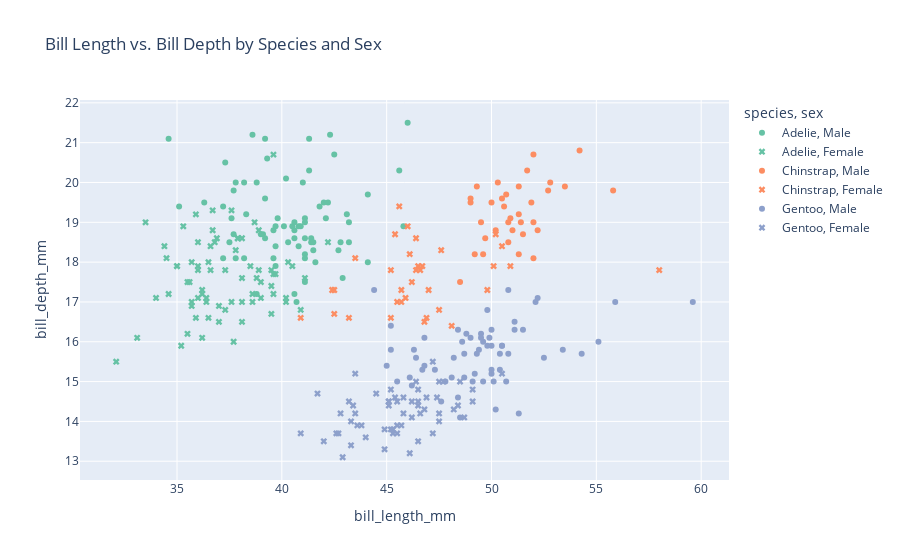

The notebook cell saved with this chart:
### Code cell
import plotly.express as px
import seaborn as sns

palette = sns.color_palette('Set2')

px_colors = px.colors.qualitative.Set2[:len(palette)]

fig = px.scatter(
    penguins,
    x='bill_length_mm',
    y='bill_depth_mm',
    color='species',
    symbol='sex',
    color_discrete_sequence=px_colors,
    symbol_map={'Male': 'circle', 'Female': 'x'},
    title='Bill Length vs. Bill Depth by Species and Sex'
)

fig.show()

### Figure 1 — Plotly figure (JSON) as saved in the notebook; plotly's stock layout.template omitted (floating-point values rounded to 4 significant figures)
{"data": [{"hovertemplate": "species=Adelie<br>sex=Male<br>bill_length_mm=%{x}<br>bill_depth_mm=%{y}<extra></extra>", "legendgroup": "Adelie, Male", "marker": {"color": "rgb(102,194,165)", "symbol": "circle"}, "mode": "markers", "name": "Adelie, Male", "orientation": "v", "showlegend": true, "type": "scatter", "x": [39.1, 39.3, 39.2, 38.6, 34.6, 42.5, 46, 37.7, 38.2, 38.8, 40.6, 40.5, 37.2, 40.9, 39.2, 38.8, 39.8, 40.8, 44.1, 39.6, 41.1, 42.3, 40.1, 42, 41.4, 40.6, 37.6, 41.3, 41.1, 41.6, 41.1, 41.8, 39.7, 45.8, 42.8, 37.2, 42.1, 42.9, 35.1, 41.3, 36.3, 38.3, 41.1, 39.6, 40.8, 40.3, 43.2, 41, 37.8, 39.7, 38.2, 43.2, 45.6, 42.2, 42.7, 37.3, 41.1, 37.7, 41.4, 40.6, 41.5, 44.1, 43.1, 37.5, 41.1, 40.2, 39.7, 40.6, 40.7, 39, 39.2, 37.8, 41.5], "xaxis": "x", "y": [18.7, 20.6, 19.6, 21.2, 21.1, 20.7, 21.5, 18.7, 18.1, 17.2, 18.6, 18.9, 18.1, 18.9, 21.1, 20, 19.1, 18.4, 19.7, 18.8, 19, 21.2, 18.9, 19.5, 18.6, 18.8, 19.1, 21.1, 18.2, 18, 19.1, 19.4, 18.4, 18.9, 18.5, 19.4, 19.1, 17.6, 19.4, 20.3, 19.5, 19.2, 18.1, 18.1, 18.9, 18.5, 18.5, 20, 20, 18.9, 20, 19, 20.3, 19.5, 18.3, 20.5, 18.6, 19.8, 18.5, 19, 18.3, 18, 19.2, 18.5, 17.5, 20.1, 17.9, 17.2, 17, 18.7, 18.6, 18.1, 18.5], "yaxis": "y"}, {"hovertemplate": "species=Adelie<br>sex=Female<br>bill_length_mm=%{x}<br>bill_depth_mm=%{y}<extra></extra>", "legendgroup": "Adelie, Female", "marker": {"color": "rgb(102,194,165)", "symbol": "x"}, "mode": "markers", "name": "Adelie, Female", "orientation": "v", "showlegend": true, "type": "scatter", "x": [39.5, 40.3, 36.7, 38.9, 41.1, 36.6, 38.7, 34.4, 37.8, 35.9, 35.3, 40.5, 37.9, 39.5, 39.5, 36.4, 42.2, 37.6, 36.5, 36, 37, 36, 39.6, 35, 34.5, 39, 36.5, 35.7, 37.6, 36.4, 35.5, 35.9, 33.5, 39.6, 35.5, 40.9, 36.2, 34.6, 36.7, 37.3, 36.9, 38.9, 35.7, 34, 36.2, 38.1, 33.1, 35, 37.7, 37.9, 38.6, 38.1, 38.1, 39.7, 39.6, 38.6, 35.7, 36.2, 40.2, 35.2, 38.8, 39, 38.5, 36.8, 38.1, 35.6, 37, 40.2, 32.1, 37.3, 36.6, 36, 36], "xaxis": "x", "y": [17.4, 18, 19.3, 17.8, 17.6, 17.8, 19, 18.4, 18.3, 19.2, 18.9, 17.9, 18.6, 16.7, 17.8, 17, 18.5, 19.3, 18, 18.5, 16.9, 17.9, 17.7, 17.9, 18.1, 17.5, 16.6, 16.9, 17, 17.1, 16.2, 16.6, 19, 17.2, 17.5, 16.8, 16.1, 17.2, 18.8, 17.8, 18.6, 18.8, 18, 17.1, 17.3, 18.6, 16.1, 17.9, 16, 18.6, 17.2, 17, 16.5, 17.7, 20.7, 17, 17, 17.2, 17, 15.9, 17.6, 17.1, 17.9, 18.5, 17.6, 17.5, 16.5, 17.1, 15.5, 16.8, 18.4, 17.8, 17.1], "yaxis": "y"}, {"hovertemplate": "species=Chinstrap<br>sex=Male<br>bill_length_mm=%{x}<br>bill_depth_mm=%{y}<extra></extra>", "legendgroup": "Chinstrap, Male", "marker": {"color": "rgb(252,141,98)", "symbol": "circle"}, "mode": "markers", "name": "Chinstrap, Male", "orientation": "v", "showlegend": true, "type": "scatter", "x": [50, 51.3, 52.7, 51.3, 51.3, 51.7, 52, 50.5, 50.3, 49.2, 48.5, 50.6, 52, 49.5, 52.8, 54.2, 51, 49.7, 52, 53.5, 49, 50.9, 50.8, 49, 51.5, 51.4, 50.7, 52.2, 49.3, 50.2, 51.9, 55.8, 49.6, 50.8], "xaxis": "x", "y": [19.5, 19.2, 19.8, 18.2, 19.9, 20.3, 18.1, 19.6, 20, 18.2, 17.5, 19.4, 19, 19, 20, 20.8, 18.8, 18.6, 20.7, 19.9, 19.5, 19.1, 18.5, 19.6, 18.7, 19, 19.7, 18.8, 19.9, 18.8, 19.5, 19.8, 18.2, 19], "yaxis": "y"}, {"hovertemplate": "species=Chinstrap<br>sex=Female<br>bill_length_mm=%{x}<br>bill_depth_mm=%{y}<extra></extra>", "legendgroup": "Chinstrap, Female", "marker": {"color": "rgb(252,141,98)", "symbol": "x"}, "mode": "markers", "name": "Chinstrap, Female", "orientation": "v", "showlegend": true, "type": "scatter", "x": [46.5, 45.4, 45.2, 46.1, 46, 46.6, 47, 45.9, 58, 46.4, 42.4, 43.2, 46.7, 50.5, 46.4, 40.9, 42.5, 47.5, 47.6, 46.9, 46.2, 45.5, 50.9, 50.1, 49.8, 48.1, 45.7, 42.5, 45.2, 45.6, 46.8, 45.7, 43.5, 50.2], "xaxis": "x", "y": [17.9, 18.7, 17.8, 18.2, 18.9, 17.8, 17.3, 17.1, 17.8, 18.6, 17.3, 16.6, 17.9, 18.4, 17.8, 16.6, 16.7, 16.8, 18.3, 16.6, 17.5, 17, 17.9, 17.9, 17.3, 16.4, 17.3, 17.3, 16.6, 19.4, 16.5, 17, 18.1, 18.7], "yaxis": "y"}, {"hovertemplate": "species=Gentoo<br>sex=Male<br>bill_length_mm=%{x}<br>bill_depth_mm=%{y}<extra></extra>", "legendgroup": "Gentoo, Male", "marker": {"color": "rgb(141,160,203)", "symbol": "circle"}, "mode": "markers", "name": "Gentoo, Male", "orientation": "v", "showlegend": true, "type": "scatter", "x": [50, 50, 47.6, 46.7, 46.8, 49, 48.4, 49.3, 49.2, 48.7, 50.2, 46.3, 46.1, 47.8, 50, 47.3, 59.6, 48.4, 44.4, 48.7, 49.6, 49.6, 50.5, 50.5, 45.2, 48.5, 50.1, 45, 45.5, 50.4, 46.2, 54.3, 49.8, 49.5, 50.7, 46.4, 48.2, 48.6, 51.1, 45.2, 52.5, 50, 50.8, 51.3, 52.1, 52.2, 49.5, 50.8, 49.4, 51.1, 55.9, 49.1, 46.8, 53.4, 48.1, 49.8, 51.5, 55.1, 48.8, 50.4, 49.9], "xaxis": "x", "y": [16.3, 15.2, 14.5, 15.3, 15.4, 16.1, 14.6, 15.7, 15.2, 15.1, 14.3, 15.8, 15.1, 15, 15.3, 15.3, 17, 16.3, 17.3, 15.7, 16, 15, 15.9, 15.9, 15.8, 14.1, 15, 15.4, 15, 15.3, 14.9, 15.7, 16.8, 16.2, 15, 15.6, 15.6, 16, 16.3, 16.4, 15.6, 15.9, 17.3, 14.2, 17, 17.1, 16.1, 15.7, 15.8, 16.5, 17, 15, 16.1, 15.8, 15.1, 15.9, 16.3, 16, 16.2, 15.7, 16.1], "yaxis": "y"}, {"hovertemplate": "species=Gentoo<br>sex=Female<br>bill_length_mm=%{x}<br>bill_depth_mm=%{y}<extra></extra>", "legendgroup": "Gentoo, Female", "marker": {"color": "rgb(141,160,203)", "symbol": "x"}, "mode": "markers", "name": "Gentoo, Female", "orientation": "v", "showlegend": true, "type": "scatter", "x": [46.1, 48.7, 46.5, 45.4, 43.3, 40.9, 45.5, 45.8, 42, 46.2, 45.1, 46.5, 42.9, 48.2, 42.8, 45.1, 49.1, 42.6, 44, 42.7, 45.3, 43.6, 45.5, 44.9, 46.6, 45.1, 46.5, 43.8, 43.2, 45.3, 45.7, 45.8, 43.5, 47.7, 46.5, 46.4, 47.5, 45.2, 49.1, 47.4, 44.9, 43.4, 47.5, 47.5, 45.5, 44.5, 46.9, 48.4, 48.5, 47.2, 41.7, 43.3, 50.5, 43.5, 46.2, 47.2, 46.8, 45.2], "xaxis": "x", "y": [13.2, 14.1, 13.5, 14.6, 13.4, 13.7, 13.7, 14.6, 13.5, 14.5, 14.5, 14.5, 13.1, 14.3, 14.2, 14.5, 14.8, 13.7, 13.6, 13.7, 13.7, 13.9, 13.9, 13.3, 14.2, 14.4, 14.4, 13.9, 14.5, 13.8, 13.9, 14.2, 14.2, 15, 14.8, 15, 14.2, 13.8, 14.5, 14.6, 13.8, 14.4, 14, 15, 14.5, 14.7, 14.6, 14.4, 15, 15.5, 14.7, 14, 15.2, 15.2, 14.1, 13.7, 14.3, 14.8], "yaxis": "y"}], "layout": {"legend": {"title": {"text": "species, sex"}, "tracegroupgap": 0}, "title": {"text": "Bill Length vs. Bill Depth by Species and Sex"}, "xaxis": {"anchor": "y", "domain": [0, 1], "title": {"text": "bill_length_mm"}}, "yaxis": {"anchor": "x", "domain": [0, 1], "title": {"text": "bill_depth_mm"}}}}
